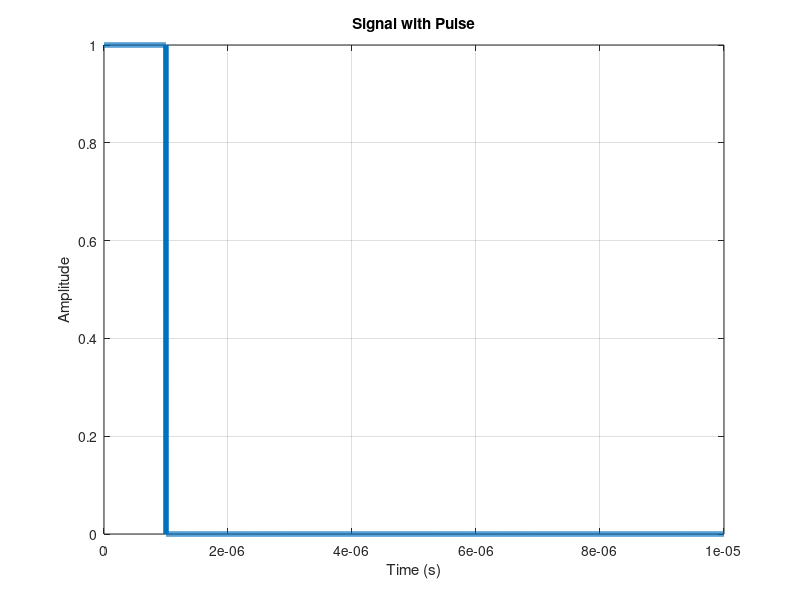

Source code (MATLAB):
ts = 1e-9;
T = 1e-5;
tau = 1e-6;
start_time = 0;

Total_samples = round(T/ts); % fp operation may fail to return int
pulse_samples = round(tau/ts); % fp operation may fail to return int

signal = zeros(1,Total_samples); 

pulse = ones(1,pulse_samples);

signal(1:pulse_samples) = signal(1:pulse_samples) + pulse;

time = start_time:ts:T - ts; % if we don't subtract from ts -> len(time) == 10001

plot(time, signal, 'LineWidth', 4);
xlabel('Time (s)');
ylabel('Amplitude');
title('Signal with Pulse');
grid on;
